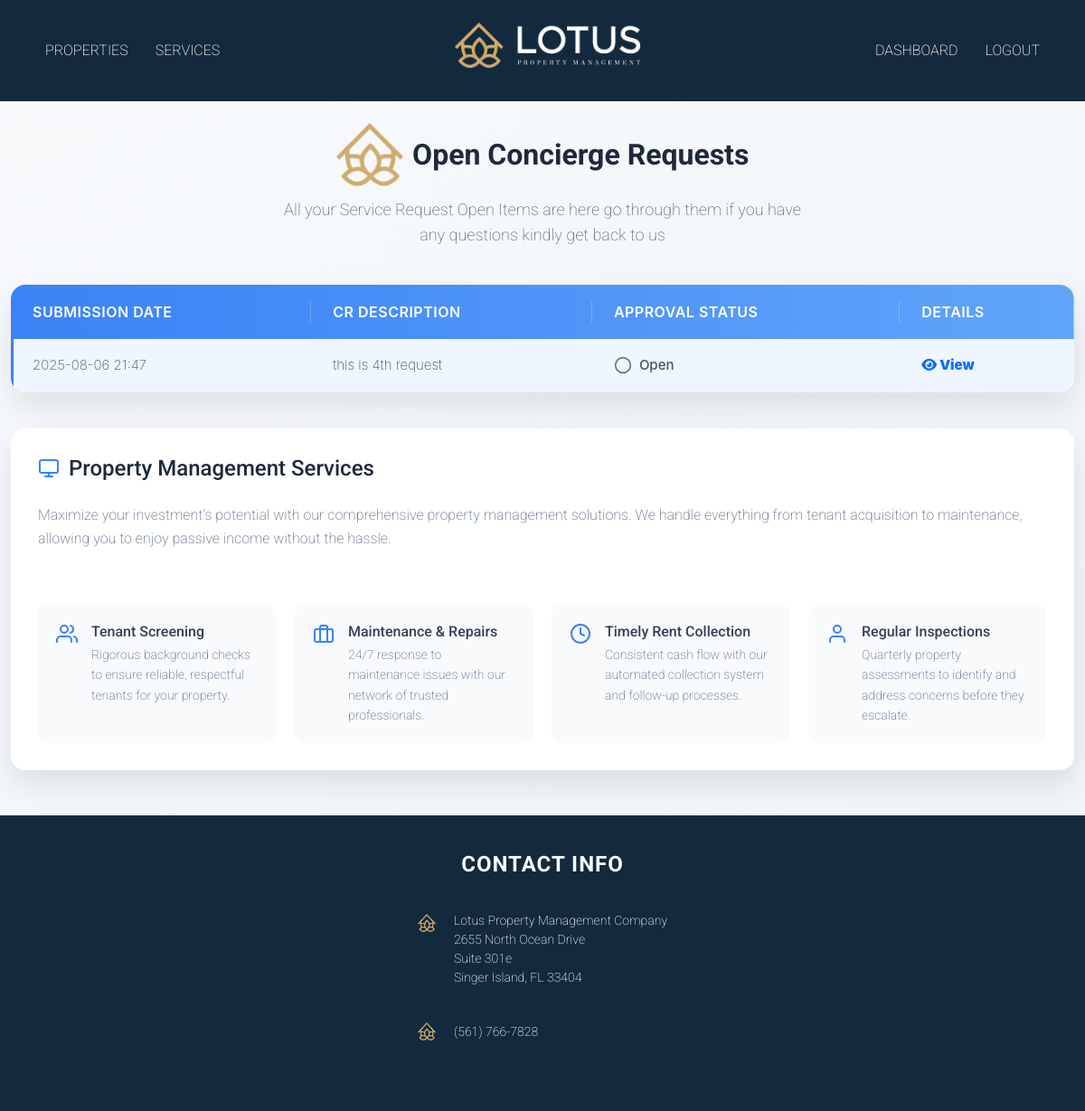
Page /open_concierge_services (signed in) on the committed database.
### servicedetails/models.py (models this page shows, shortened)
class ConciergeServiceRequest(models.Model):
    STATUS_CHOICES = [
        ('pending', 'Pending'),
        ('open', 'Open'),
        ('completed', 'Completed'),
        ('denied', 'Denied'),
    ]
    user = models.ForeignKey(Client, on_delete=models.CASCADE)
    description = models.TextField()
    status = models.CharField(max_length=10, choices=STATUS_CHOICES, default='open')
    floor_plan_name = models.CharField(max_length=100, blank=True, null=True)
    status_remarks = models.TextField(blank=True, null=True)
    vendor = models.ForeignKey(Vendor, on_delete=models.SET_NULL, null=True, blank=True)
    created_at = models.DateTimeField(auto_now_add=True)
    client_approval = models.CharField(max_length=10, choices=APPROVAL_CHOICES, default='Pending', blank=True)
    completation_denied_date = models.DateField(blank=True, null=True)
    cost = models.BigIntegerField(default=0)
    cost_remarks = models.TextField(blank=True, null=True)

### mainapp/views.py (the view)
# urls.py: path('open_concierge_services', open_concierge_services, name='open_concierge_services'),  # ✅ Added service request URL
def open_concierge_services(request):
    client_id = request.session.get("client_id")
    if not client_id:
        return redirect("mainapp:client_login")
    try:
        client = Client.objects.get(id=client_id)
    except Client.DoesNotExist:
        return redirect("mainapp:client_login")
    service_requests = ConciergeServiceRequest.objects.filter(user=client, status='open').order_by('-created_at')
    return render(request, 'services/concierge/open_services.html', {'service_requests': service_requests})

### template/services/concierge/open_services.html (shortened to what this page needs)
{% extends "outbase.html" %}
{% load static %}
{% block content %}
<link rel="stylesheet" href="https://cdnjs.cloudflare.com/ajax/libs/font-awesome/6.5.0/css/all.min.css">
    <div class="container">
        <header>
            <div class="logo">
               <img src="{% static 'img/smalllogo.png' %}" alt="">
               Open Concierge Requests
            </div>
            <p class="tagline">All your Service Request Open Items are here go through them if you have any questions kindly get back to us</p>
        </header>
        <div class="table-container">
            <table class="services-table">
                <thead>
                    <tr>
                        <th>Submission Date</th>
                        <th>CR Description</th>
                        <th>Approval Status</th>
                        <th>Details</th>
                    </tr>
                </thead>
                <tbody>
                    {% for request in service_requests %}
                    <tr class="{% if request.status == 'open' %}active{% endif %}">
                        <td class="cr-date">{{ request.created_at|date:"Y-m-d H:i" }}</td>
                        <td class="cr-description">{{ request.description }}</td>
                        <td class="cr-status availability-badge">
                            {% if request.status == 'completed' %}
                                <svg xmlns="http://www.w3.org/2000/svg" width="20" height="20" viewBox="0 0 24 24" fill="none" stroke="#10b981" stroke-width="2" stroke-linecap="round" stroke-linejoin="round"><polyline points="20 6 9 17 4 12"></polyline></svg>
                                Completed
                            {% elif request.status == 'pending' %}
                                <svg xmlns="http://www.w3.org/2000/svg" width="20" height="20" viewBox="0 0 24 24" fill="none" stroke="orange" stroke-width="2" stroke-linecap="round" stroke-linejoin="round"><circle cx="12" cy="12" r="10"></circle></svg>
                                Pending
                            {% elif request.status == 'denied' %}
                                <svg xmlns="http://www.w3.org/2000/svg" width="20" height="20" viewBox="0 0 24 24" fill="none" stroke="red" stroke-width="2" stroke-linecap="round" stroke-linejoin="round"><line x1="18" y1="6" x2="6" y2="18"></line><line x1="6" y1="6" x2="18" y2="18"></line></svg>
                                Denied
                            {% else %}
                                <svg xmlns="http://www.w3.org/2000/svg" width="20" height="20" viewBox="0 0 24 24" fill="none" stroke="#6b7280" stroke-width="2" stroke-linecap="round" stroke-linejoin="round"><circle cx="12" cy="12" r="10"></circle></svg>
                                Open
                            {% endif %}
                        </td>
                        <td>
                            <a href="#" class="btn-outline-primary" title="View" onclick="openCRModal(this)">
                                <i class="fa-solid fa-eye"><b> View </b></i>
                            </a>
                        </td>
                    </tr>
                    {% empty %}
                    <tr>
                        <td colspan="4">No service requests found.</td>
                    </tr>
                    {% endfor %}
                </tbody>
            </table>
        </div>
        <div class="service-details">
            <h2>
                Property Management Services
            </h2>
            <p>Maximize your investment's potential with our comprehensive property management solutions. We handle everything from tenant acquisition to maintenance, allowing you to enjoy passive income without the hassle.</p>
            <div class="features-grid">
                <div class="feature-card">
                    <div>
                        <h3>Tenant Screening</h3>
                        <p>Rigorous background checks to ensure reliable, respectful tenants for your property.</p>
                    </div>
                </div>
                <div class="feature-card">
                    <svg xmlns="http://www.w3.org/2000/svg" width="24" height="24" viewBox="0 0 24 24" fill="none" stroke="currentColor" stroke-width="2" stroke-linecap="round" stroke-linejoin="round">
                        <rect x="2" y="7" width="20" height="14" rx="2" ry="2"></rect>
                        <path d="M16 21V5a2 2 0 0 0-2-2h-4a2 2 0 0 0-2 2v16"></path>
                    </svg>
                    <div>
                        <h3>Maintenance & Repairs</h3>
                        <p>24/7 response to maintenance issues with our network of trusted professionals.</p>
                    </div>
                </div>
                <div class="feature-card">
                    <svg xmlns="http://www.w3.org/2000/svg" width="24" height="24" viewBox="0 0 24 24" fill="none" stroke="currentColor" stroke-width="2" stroke-linecap="round" stroke-linejoin="round">
                        <circle cx="12" cy="12" r="10"></circle>
                        <polyline points="12 6 12 12 16 14"></polyline>
                    </svg>
                    <div>
                        <h3>Timely Rent Collection</h3>
                        <p>Consistent cash flow with our automated collection system and follow-up processes.</p>
                    </div>
                </div>
                <div class="feature-card">
                    <svg xmlns="http://www.w3.org/2000/svg" width="24" height="24" viewBox="0 0 24 24" fill="none" stroke="currentColor" stroke-width="2" stroke-linecap="round" stroke-linejoin="round">
                        <path d="M20 21v-2a4 4 0 0 0-4-4H8a4 4 0 0 0-4 4v2"></path>
                        <circle cx="12" cy="7" r="4"></circle>
                    </svg>
                    <div>
                        <h3>Regular Inspections</h3>
                        <p>Quarterly property assessments to identify and address concerns before they escalate.</p>
                    </div>
                </div>
            </div>
        </div>
    </div>
{% endblock content %}

### template/services/concierge/open_services.html (style rules this page uses)
* { box-sizing: border-box; font-family: 'Inter', 'Segoe UI', Tahoma, Geneva, Verdana, sans-serif; }
body { background: linear-gradient(135deg, #f8fafc 0%, #f0f4f8 100%); color: #334155; min-height: 100vh; }
.container { max-width: 1200px; margin: 0 auto; }
header { margin-top: 2%; text-align: center; margin-bottom: 40px; padding: 0 20px; }
.logo { font-size: 32px; font-weight: 700; color: #1e293b; margin-bottom: 12px; display: flex; align-items: center; justify-content: center; transition: all 0.3s ease; }
.tagline { font-size: 18px; color: #64748b; max-width: 600px; margin: 0 auto; line-height: 1.6; }
.table-container { background: white; border-radius: 16px; box-shadow: 0 15px 35px rgba(0, 0, 0, 0.1); overflow: hidden; margin-bottom: 40px; position: relative; transition: all 0.3s ease; overflow-x: auto; }
.services-table { width: 100%; border-collapse: collapse; text-align: left; min-width: 650px; }
.services-table thead { background: linear-gradient(90deg, #3b82f6, #60a5fa); color: white; }
.services-table th { padding: 18px 24px; font-weight: 600; font-size: 16px; position: relative; text-transform: uppercase; letter-spacing: 0.5px; }
.services-table th:not(:last-child)::after { content: ''; position: absolute; right: 0; top: 18px; bottom: 18px; width: 1px; background: rgba(255, 255, 255, 0.2); }
.services-table tbody tr { border-bottom: 1px solid #e2e8f0; cursor: pointer; transition: all 0.2s ease; }
.services-table tbody tr:last-child { border-bottom: none; }
.services-table tbody tr.active { background: #eff6ff; box-shadow: inset 3px 0 0 #3b82f6; }
.services-table td { padding: 18px 24px; font-size: 15px; color: #475569; }
.availability-badge { display: flex; align-items: center; font-weight: 500; }
.availability-badge svg { margin-right: 8px; }
.service-details { background: white; border-radius: 16px; box-shadow: 0 15px 35px rgba(0, 0, 0, 0.1); padding: 30px; margin-bottom: 40px; transition: all 0.3s ease; display: flex; flex-direction: column; gap: 20px; }
.service-details h2 { color: #1e293b; font-size: 24px; margin-bottom: 5px; display: flex; align-items: center; gap: 10px; }
.service-details h2 svg { color: #3b82f6; }
.service-details p { color: #64748b; line-height: 1.6; margin-bottom: 20px; }
.features-grid { display: grid; grid-template-columns: repeat(auto-fill, minmax(250px, 1fr)); gap: 20px; margin-top: 20px; }
.feature-card { background: #f8fafc; border-radius: 12px; padding: 20px; display: flex; align-items: flex-start; gap: 15px; transition: all 0.2s ease; }
.feature-card svg { color: #3b82f6; flex-shrink: 0; }
.feature-card h3 { font-size: 16px; color: #334155; margin-bottom: 5px; }
.feature-card p { font-size: 14px; color: #64748b; margin: 0; }

### template/outbase.html (style rules this page uses)
body, p, h1, h2, h3, h4, h5, h6, a, span, div, li, button, input, textarea, label { font-family: "Roboto", sans-serif !important; }

### rows in the picture
ConciergeServiceRequest: created_at "2025-08-06 21:47", description "this is 4th request", status "open" (drawn)
